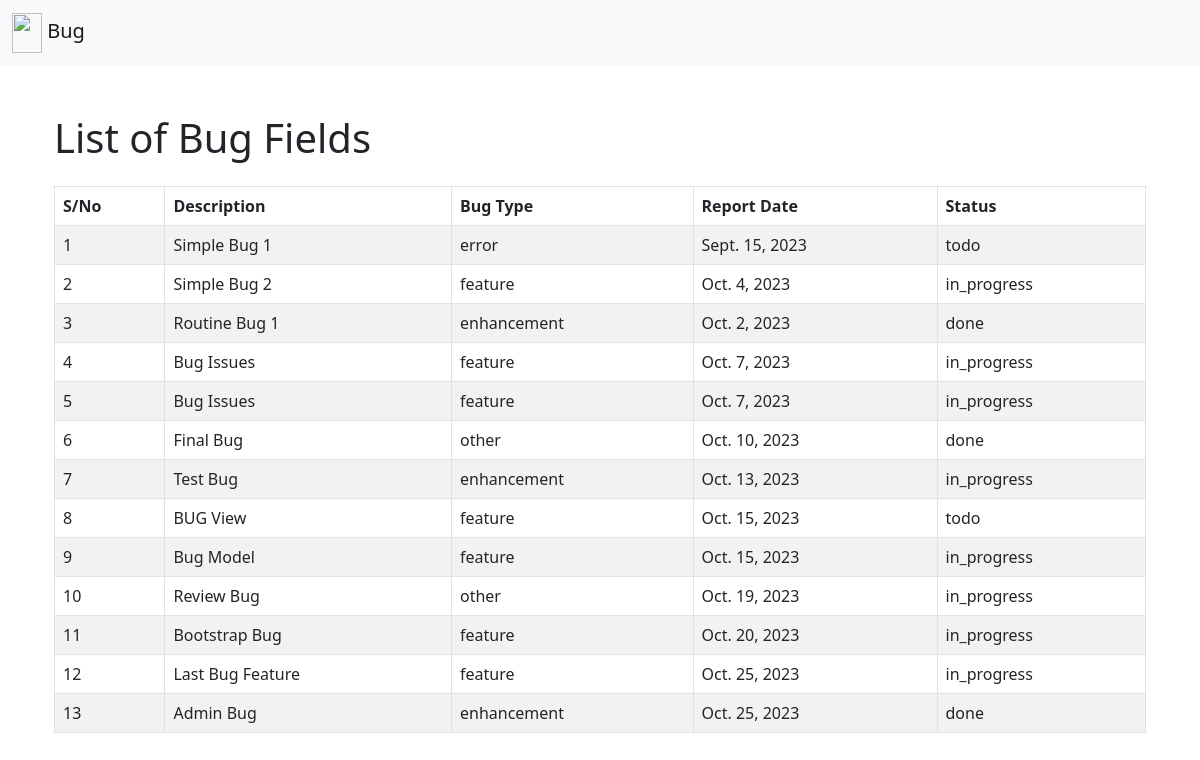
The page /bug/bugs/ on the database as committed earlier.
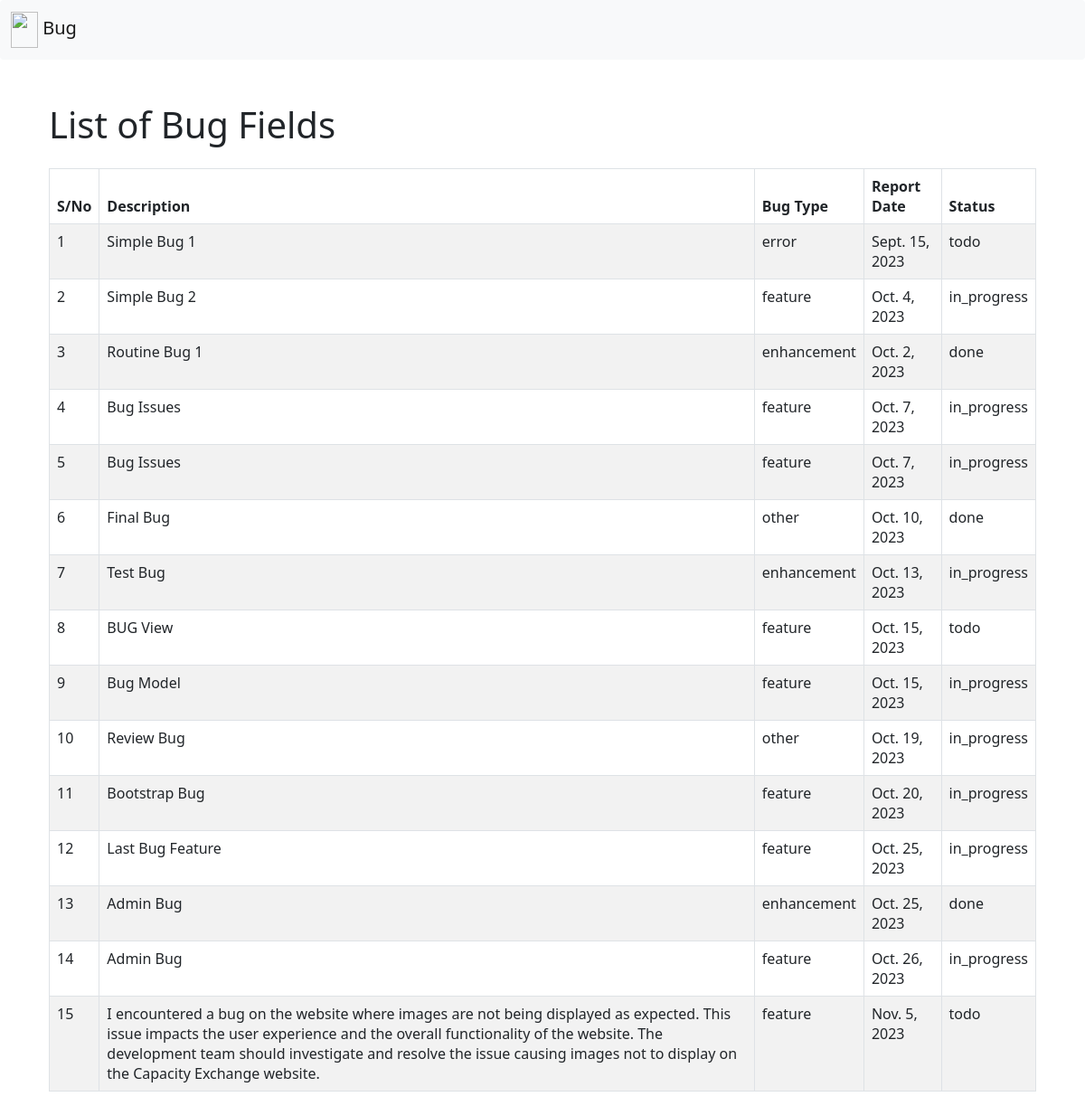
The same page on the database as committed later.
### bug/models.py (models this page shows, shortened)
class Bug(models.Model):
    BUG_TYPES = [
        ('error', 'Error'),
        ('feature', 'New Feature'),
        ('enhancement', 'Enhancement'),
        ('other', 'Other'),
    ]
    STATUS_CHOICES = [
        ('todo', 'To Do'),
        ('in_progress', 'In Progress'),
        ('done', 'Done'),
    ]
    description = models.TextField()
    bug_type = models.CharField(max_length=35, choices=BUG_TYPES, default='error')
    report_date = models.DateField(default=datetime.now)
    status = models.CharField(max_length=35, choices=STATUS_CHOICES, default='todo')

### bug/views.py (the view)
# urls.py: path('bugs/', views.bug_list, name='bug_list'),
def bug_list(request):
    bugs = Bug.objects.all()
    return render(request, 'bug/bug_list.html', {'bugs': bugs})

### bug/templates/bug/bug_list.html
{% extends "bug/base.html" %}
{% block content %}
<div class="container mt-5">
  <h1>List of Bug Fields</h1>
  <table class="table table-bordered table-striped mt-4">
    <thead class="thead-light">
      <tr>
	<th>S/No</th>
        <th>Description</th>
        <th>Bug Type</th>
        <th>Report Date</th>
        <th>Status</th>
      </tr>
    </thead>
    <tbody>
      {% for bug in bugs %}
      <tr>
        <td>{{ forloop.counter }}</td>
        <td>{{ bug.description }}</td>
        <td>{{ bug.bug_type }}</td>
        <td>{{ bug.report_date }}</td>
        <td>{{ bug.status }}</td>
      </tr>
      {% endfor %}
    </tbody>
  </table>
</div>
{% endblock content %}

Rows that differ between the two databases and show on the page:
added Bug: description "Admin Bug", bug_type "feature", report_date "Oct. 26, 2023", status "in_progress"
added Bug: description "I encountered a bug on the website where images are not being displayed as expected. This issue impacts the user experience and the overall functionality of the website. The development team should investigate and resolve the issue causing images not to display on the Capacity Exchange website.", bug_type "feature", report_date "Nov. 5, 2023", status "todo"
